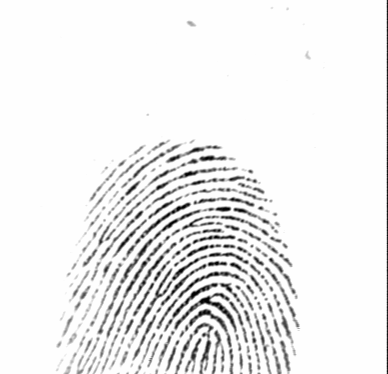
#> input picture Trabajos/Vision artificial/Proyecto/Dataset/102_5.tif, 388 x 374 px
$ python -i procesamiento_de_imagen.py   (imports and definitions only)
#> lines starting #> are read from the running program, lines starting #| are printed output that depends on the picture; after the words box and inside, x2 and y2 are one past the last pixel; in counts of white or black regions, pixels touching at a corner belong together
#> further down, picture is the input picture: shape (374, 388, 3); min 1, max 254, mean 238.2
import cv2
import numpy as np

def procesamiento_de_imagen(imagen):
    # Convertir la imagen a escala de grises
    imagen_gris = cv2.cvtColor(imagen, cv2.COLOR_BGR2GRAY)

    # Parámetros del filtro bilateral
    diametro_bilateral = 9  # Diámetro del filtro bilateral
    sigma_color_bilateral = 75  # Valor sigma para el componente de color en el filtro bilateral
    sigma_space_bilateral = 75  # Valor sigma para el componente espacial en el filtro bilateral

    # Aplicar filtro bilateral a la imagen en escala de grises
    imagen_filtrada = cv2.bilateralFilter(imagen_gris, diametro_bilateral, sigma_color_bilateral, sigma_space_bilateral)
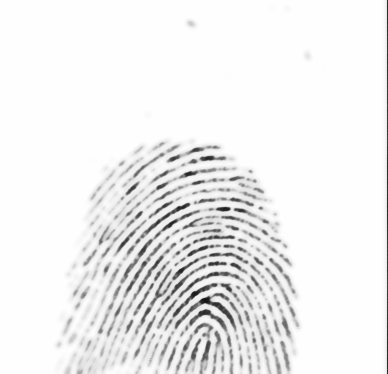
#> imagen_filtrada: shape (374, 388); min 19, max 254, mean 239.3

    # Reducción de resolución utilizando decimación
    factor_reduccion = 2
    imagen_reducida = imagen_filtrada[::factor_reduccion, ::factor_reduccion]
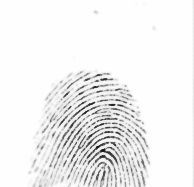
#> imagen_reducida: shape (187, 194); min 22, max 254, mean 239.8

    # Binarización utilizando el método de Otsu
    _, imagen_binarizada = cv2.threshold(imagen_reducida, 0, 255, cv2.THRESH_BINARY_INV + cv2.THRESH_OTSU)
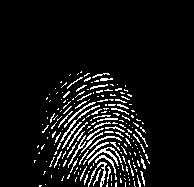
#> imagen_binarizada: shape (187, 194); 7.6% white in thin lines or dots, all inside (x1, y1, x2, y2) = (34, 71, 150, 187)

    # Detección de minutiae
    puntos_bifurcacion, puntos_terminacion = detectar_minutiae(imagen_binarizada)

    return imagen_binarizada, puntos_bifurcacion, puntos_terminacion


def detectar_minutiae(imagen_binaria):
    # Crear un kernel de 3x3 para el operador de cruzamiento de crestas
    kernel = np.array([[1, 1, 1],
                       [1, 0, 1],
                       [1, 1, 1]], dtype=np.uint8)

    # Aplicar el operador de cruzamiento de crestas para detectar los puntos de bifurcación y terminación
    puntos_bifurcacion = []
    puntos_terminacion = []

    # Recorrer la imagen binaria
    for i in range(1, imagen_binaria.shape[0] - 1):
        for j in range(1, imagen_binaria.shape[1] - 1):
            if imagen_binaria[i, j] == 0:  # Punto de la cresta
                vecindario = imagen_binaria[i-1:i+2, j-1:j+2]
                cruzamientos = np.sum(vecindario * kernel) / 255  # Contar los cruzamientos

                if cruzamientos == 3:  # Bifurcación
                    puntos_bifurcacion.append((j, i))
                elif cruzamientos == 1:  # Terminación
                    puntos_terminacion.append((j, i))
#> after the loop, puntos_bifurcacion = 1250 pairs, first value 33 to 149, second value 71 to 185; puntos_terminacion = 1949 pairs, first value 33 to 150, second value 70 to 185

    return puntos_bifurcacion, puntos_terminacion

>>> import cv2
>>> picture = cv2.imread('Dataset/102_5.tif')
>>> result = procesamiento_de_imagen(picture)

$ run again, on Trabajos/Vision artificial/Proyecto/Dataset/103_3.tif
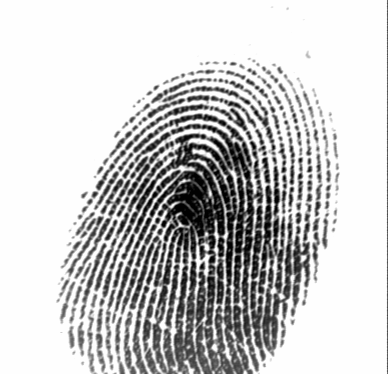
#> input picture Trabajos/Vision artificial/Proyecto/Dataset/103_3.tif, 388 x 374 px
#> picture is the input picture: shape (374, 388, 3); min 1, max 254, mean 202.3
#> in procesamiento_de_imagen, `imagen_reducida = imagen_filtrada[::factor_reduccion, ::factor_reducci..`:
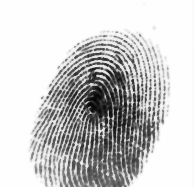
#> imagen_reducida: shape (187, 194); min 2, max 254, mean 202.8
#> in procesamiento_de_imagen, `_, imagen_binarizada = cv2.threshold(imagen_reducida, 0, 255, cv2.THRE..`:
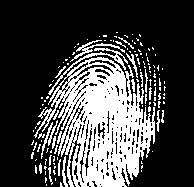
#> imagen_binarizada: shape (187, 194); 27.2% white; 131 white regions (108 under 20 px), largest, box (x1, y1, x2, y2) and area: (34, 57, 155, 187) 8047, (48, 48, 128, 95) 318, (70, 40, 125, 62) 201
#> after the loop in detectar_minutiae, `for i in range(1, imagen_binaria.shape[0] - 1):`: puntos_bifurcacion = 1532 pairs, first value 30 to 165, second value 34 to 185; puntos_terminacion = 995 pairs, first value 30 to 166, second value 31 to 185

$ run again, on Trabajos/Vision artificial/Proyecto/Dataset/105_3.tif
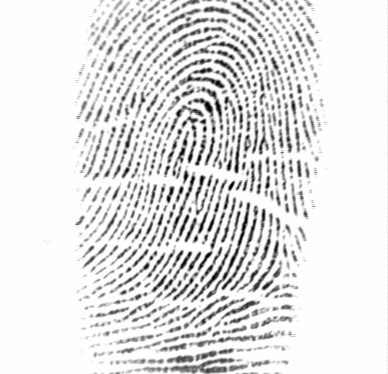
#> input picture Trabajos/Vision artificial/Proyecto/Dataset/105_3.tif, 388 x 374 px
#> picture is the input picture: shape (374, 388, 3); min 1, max 254, mean 227.2
#> in procesamiento_de_imagen, `imagen_reducida = imagen_filtrada[::factor_reduccion, ::factor_reducci..`:
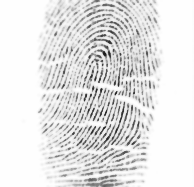
#> imagen_reducida: shape (187, 194); min 25, max 254, mean 228.7
#> in procesamiento_de_imagen, `_, imagen_binarizada = cv2.threshold(imagen_reducida, 0, 255, cv2.THRE..`:
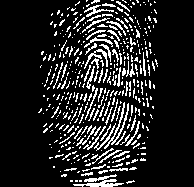
#> imagen_binarizada: shape (187, 194); 14.1% white in thin lines or dots, all inside (x1, y1, x2, y2) = (38, 0, 158, 187)
#> after the loop in detectar_minutiae, `for i in range(1, imagen_binaria.shape[0] - 1):`: puntos_bifurcacion = 2271 pairs, first value 38 to 157, second value 1 to 185; puntos_terminacion = 3015 pairs, first value 37 to 158, second value 1 to 185

$ run again, on Trabajos/Vision artificial/Proyecto/Dataset/107_2.tif
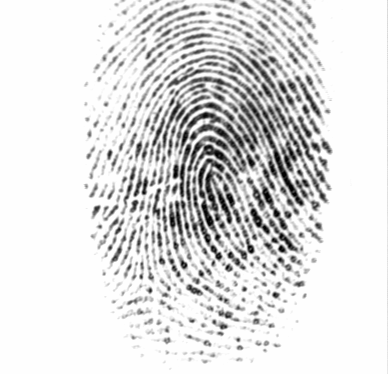
#> input picture Trabajos/Vision artificial/Proyecto/Dataset/107_2.tif, 388 x 374 px
#> picture is the input picture: shape (374, 388, 3); min 1, max 254, mean 222.9
#> in procesamiento_de_imagen, `imagen_reducida = imagen_filtrada[::factor_reduccion, ::factor_reducci..`:
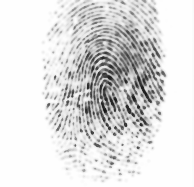
#> imagen_reducida: shape (187, 194); min 20, max 254, mean 223.5
#> in procesamiento_de_imagen, `_, imagen_binarizada = cv2.threshold(imagen_reducida, 0, 255, cv2.THRE..`:
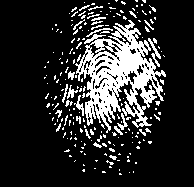
#> imagen_binarizada: shape (187, 194); 17.5% white; 205 white regions (179 under 20 px), largest, box (x1, y1, x2, y2) and area: (75, 20, 166, 133) 4446, (148, 38, 161, 67) 103, (74, 95, 84, 116) 70
#> after the loop in detectar_minutiae, `for i in range(1, imagen_binaria.shape[0] - 1):`: puntos_bifurcacion = 1205 pairs, first value 44 to 166, second value 1 to 175; puntos_terminacion = 1778 pairs, first value 43 to 166, second value 1 to 175
